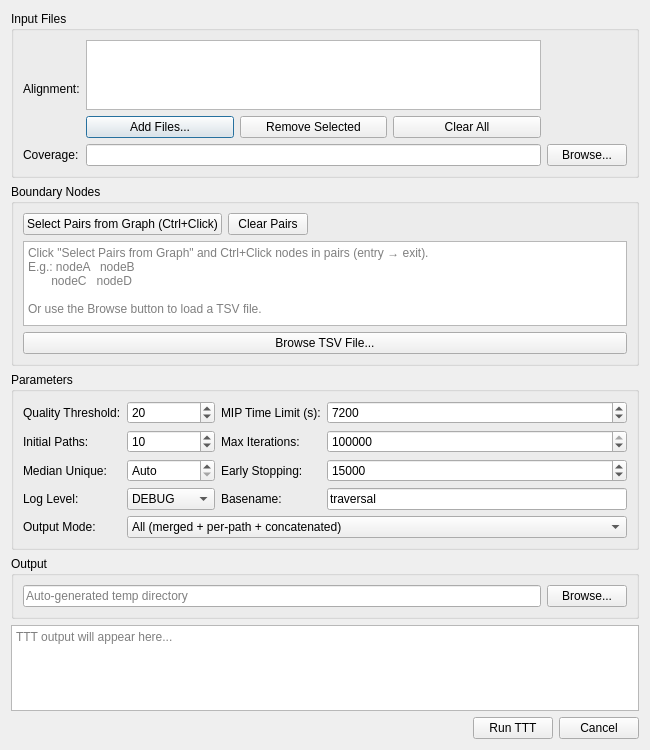
<?xml version="1.0" encoding="UTF-8"?>
<ui version="4.0">
 <class>TTTDialog</class>
 <widget class="QDialog" name="TTTDialog">
  <property name="geometry">
   <rect>
    <x>0</x>
    <y>0</y>
    <width>650</width>
    <height>750</height>
   </rect>
  </property>
  <property name="windowTitle">
   <string>Pathfinder - TTT (Tangle Termination Tool)</string>
  </property>
  <layout class="QVBoxLayout" name="mainLayout">
   <item>
    <widget class="QGroupBox" name="inputFilesGroupBox">
     <property name="title">
      <string>Input Files</string>
     </property>
     <layout class="QGridLayout" name="inputFilesGridLayout">
      <item row="0" column="0">
       <widget class="QLabel" name="gafLabel">
        <property name="text">
         <string>Alignment:</string>
        </property>
       </widget>
      </item>
      <item row="0" column="1">
       <layout class="QVBoxLayout" name="alignmentVLayout">
        <item>
         <widget class="QListWidget" name="alignmentListWidget">
          <property name="maximumSize">
           <size>
            <width>16777215</width>
            <height>100</height>
           </size>
          </property>
          <property name="selectionMode">
           <enum>QAbstractItemView::ExtendedSelection</enum>
          </property>
         </widget>
        </item>
        <item>
         <layout class="QHBoxLayout" name="alignmentButtonLayout">
          <item>
           <widget class="QPushButton" name="browseGafButton">
            <property name="text">
             <string>Add Files...</string>
            </property>
           </widget>
          </item>
          <item>
           <widget class="QPushButton" name="removeAlignmentButton">
            <property name="text">
             <string>Remove Selected</string>
            </property>
           </widget>
          </item>
          <item>
           <widget class="QPushButton" name="clearAlignmentButton">
            <property name="text">
             <string>Clear All</string>
            </property>
           </widget>
          </item>
         </layout>
        </item>
       </layout>
      </item>
      <item row="1" column="0">
       <widget class="QLabel" name="coverageLabel">
        <property name="text">
         <string>Coverage:</string>
        </property>
       </widget>
      </item>
      <item row="1" column="1">
       <widget class="QLineEdit" name="coveragePathEdit"/>
      </item>
      <item row="1" column="2">
       <widget class="QPushButton" name="browseCoverageButton">
        <property name="text">
         <string>Browse...</string>
        </property>
       </widget>
      </item>
     </layout>
    </widget>
   </item>
   <item>
    <widget class="QGroupBox" name="boundaryGroupBox">
     <property name="title">
      <string>Boundary Nodes</string>
     </property>
     <layout class="QVBoxLayout" name="boundaryVLayout">
      <item>
       <layout class="QHBoxLayout" name="boundaryButtonLayout">
        <item>
         <widget class="QPushButton" name="selectBoundaryButton">
          <property name="text">
           <string>Select Pairs from Graph (Ctrl+Click)</string>
          </property>
          <property name="toolTip">
           <string>Hold Ctrl and click nodes in pairs: entry1, exit1, entry2, exit2, ...</string>
          </property>
         </widget>
        </item>
        <item>
         <widget class="QPushButton" name="clearBoundaryButton">
          <property name="text">
           <string>Clear Pairs</string>
          </property>
         </widget>
        </item>
        <item>
         <spacer name="boundarySpacer">
          <property name="orientation">
           <enum>Qt::Horizontal</enum>
          </property>
          <property name="sizeHint" stdset="0">
           <size>
            <width>40</width>
            <height>20</height>
           </size>
          </property>
         </spacer>
        </item>
       </layout>
      </item>
      <item>
       <widget class="QPlainTextEdit" name="boundaryPairsEdit">
        <property name="readOnly">
         <bool>true</bool>
        </property>
        <property name="maximumBlockCount">
         <number>20</number>
        </property>
        <property name="placeholderText">
         <string>Click "Select Pairs from Graph" and Ctrl+Click nodes in pairs (entry → exit).
E.g.: nodeA   nodeB
       nodeC   nodeD

Or use the Browse button to load a TSV file.</string>
        </property>
       </widget>
      </item>
      <item>
       <widget class="QPushButton" name="browseBoundaryButton">
        <property name="text">
         <string>Browse TSV File...</string>
        </property>
       </widget>
      </item>
     </layout>
    </widget>
   </item>
   <item>
    <widget class="QGroupBox" name="parametersGroupBox">
     <property name="title">
      <string>Parameters</string>
     </property>
     <layout class="QGridLayout" name="parametersGridLayout">
      <item row="0" column="0">
       <widget class="QLabel" name="qualityLabel">
        <property name="text">
         <string>Quality Threshold:</string>
        </property>
       </widget>
      </item>
      <item row="0" column="1">
       <widget class="QSpinBox" name="qualityThresholdSpinBox">
        <property name="minimum">
         <number>0</number>
        </property>
        <property name="maximum">
         <number>100</number>
        </property>
        <property name="value">
         <number>20</number>
        </property>
       </widget>
      </item>
      <item row="0" column="2">
       <widget class="QLabel" name="mipLabel">
        <property name="text">
         <string>MIP Time Limit (s):</string>
        </property>
       </widget>
      </item>
      <item row="0" column="3">
       <widget class="QSpinBox" name="mipTimeLimitSpinBox">
        <property name="minimum">
         <number>60</number>
        </property>
        <property name="maximum">
         <number>86400</number>
        </property>
        <property name="value">
         <number>7200</number>
        </property>
       </widget>
      </item>
      <item row="1" column="0">
       <widget class="QLabel" name="initialPathsLabel">
        <property name="text">
         <string>Initial Paths:</string>
        </property>
       </widget>
      </item>
      <item row="1" column="1">
       <widget class="QSpinBox" name="initialPathsSpinBox">
        <property name="minimum">
         <number>1</number>
        </property>
        <property name="maximum">
         <number>100</number>
        </property>
        <property name="value">
         <number>10</number>
        </property>
       </widget>
      </item>
      <item row="1" column="2">
       <widget class="QLabel" name="maxIterLabel">
        <property name="text">
         <string>Max Iterations:</string>
        </property>
       </widget>
      </item>
      <item row="1" column="3">
       <widget class="QSpinBox" name="maxIterSpinBox">
        <property name="minimum">
         <number>1000</number>
        </property>
        <property name="maximum">
         <number>1000000</number>
        </property>
        <property name="singleStep">
         <number>10000</number>
        </property>
        <property name="value">
         <number>100000</number>
        </property>
       </widget>
      </item>
      <item row="3" column="0">
       <widget class="QLabel" name="medianUniqueLabel">
        <property name="text">
         <string>Median Unique:</string>
        </property>
       </widget>
      </item>
      <item row="3" column="1">
       <widget class="QDoubleSpinBox" name="medianUniqueSpinBox">
        <property name="minimum">
         <double>0.000000000000000</double>
        </property>
        <property name="maximum">
         <double>10000.000000000000000</double>
        </property>
        <property name="value">
         <double>0.000000000000000</double>
        </property>
        <property name="specialValueText">
         <string>Auto</string>
        </property>
       </widget>
      </item>
      <item row="3" column="2">
       <widget class="QLabel" name="earlyStoppingLabel">
        <property name="text">
         <string>Early Stopping:</string>
        </property>
       </widget>
      </item>
      <item row="3" column="3">
       <widget class="QSpinBox" name="earlyStoppingSpinBox">
        <property name="minimum">
         <number>1000</number>
        </property>
        <property name="maximum">
         <number>100000</number>
        </property>
        <property name="singleStep">
         <number>1000</number>
        </property>
        <property name="value">
         <number>15000</number>
        </property>
       </widget>
      </item>
      <item row="4" column="0">
       <widget class="QLabel" name="logLevelLabel">
        <property name="text">
         <string>Log Level:</string>
        </property>
       </widget>
      </item>
      <item row="4" column="1">
       <widget class="QComboBox" name="logLevelComboBox">
        <item>
         <property name="text">
          <string>DEBUG</string>
         </property>
        </item>
        <item>
         <property name="text">
          <string>INFO</string>
         </property>
        </item>
        <item>
         <property name="text">
          <string>WARNING</string>
         </property>
        </item>
        <item>
         <property name="text">
          <string>ERROR</string>
         </property>
        </item>
       </widget>
      </item>
      <item row="4" column="2">
       <widget class="QLabel" name="basenameLabel">
        <property name="text">
         <string>Basename:</string>
        </property>
       </widget>
      </item>
      <item row="4" column="3">
       <widget class="QLineEdit" name="basenameEdit">
        <property name="text">
         <string>traversal</string>
        </property>
       </widget>
      </item>
      <item row="5" column="0">
       <widget class="QLabel" name="outputModeLabel">
        <property name="text">
         <string>Output Mode:</string>
        </property>
       </widget>
      </item>
      <item row="5" column="1" colspan="3">
       <widget class="QComboBox" name="outputModeComboBox">
        <item>
         <property name="text">
          <string>All (merged + per-path + concatenated)</string>
         </property>
        </item>
        <item>
         <property name="text">
          <string>Merged (single GFA with P-lines)</string>
         </property>
        </item>
        <item>
         <property name="text">
          <string>Per-path (one GFA per traversal)</string>
         </property>
        </item>
        <item>
         <property name="text">
          <string>Concatenated (all paths in one file, separate components)</string>
         </property>
        </item>
       </widget>
      </item>
     </layout>
    </widget>
   </item>
   <item>
    <widget class="QGroupBox" name="outputGroupBox">
     <property name="title">
      <string>Output</string>
     </property>
     <layout class="QHBoxLayout" name="outputLayout">
      <item>
       <widget class="QLineEdit" name="outputDirEdit">
        <property name="placeholderText">
         <string>Auto-generated temp directory</string>
        </property>
       </widget>
      </item>
      <item>
       <widget class="QPushButton" name="browseOutputButton">
        <property name="text">
         <string>Browse...</string>
        </property>
       </widget>
      </item>
     </layout>
    </widget>
   </item>
   <item>
    <widget class="QPlainTextEdit" name="logTextEdit">
     <property name="readOnly">
      <bool>true</bool>
     </property>
     <property name="placeholderText">
      <string>TTT output will appear here...</string>
     </property>
    </widget>
   </item>
   <item>
    <layout class="QHBoxLayout" name="buttonLayout">
     <item>
      <spacer name="buttonSpacer">
       <property name="orientation">
        <enum>Qt::Horizontal</enum>
       </property>
       <property name="sizeHint" stdset="0">
        <size>
         <width>40</width>
         <height>20</height>
        </size>
       </property>
      </spacer>
     </item>
     <item>
      <widget class="QPushButton" name="runButton">
       <property name="text">
        <string>Run TTT</string>
       </property>
      </widget>
     </item>
     <item>
      <widget class="QPushButton" name="cancelButton">
       <property name="text">
        <string>Cancel</string>
       </property>
      </widget>
     </item>
    </layout>
   </item>
  </layout>
 </widget>
 <tabstops>
  <tabstop>gafPathEdit</tabstop>
  <tabstop>coveragePathEdit</tabstop>
  <tabstop>boundaryPairsEdit</tabstop>
  <tabstop>qualityThresholdSpinBox</tabstop>
  <tabstop>mipTimeLimitSpinBox</tabstop>
  <tabstop>initialPathsSpinBox</tabstop>
  <tabstop>maxIterSpinBox</tabstop>
  <tabstop>outputDirEdit</tabstop>
  <tabstop>logTextEdit</tabstop>
  <tabstop>runButton</tabstop>
  <tabstop>cancelButton</tabstop>
 </tabstops>
 <resources/>
</ui>
